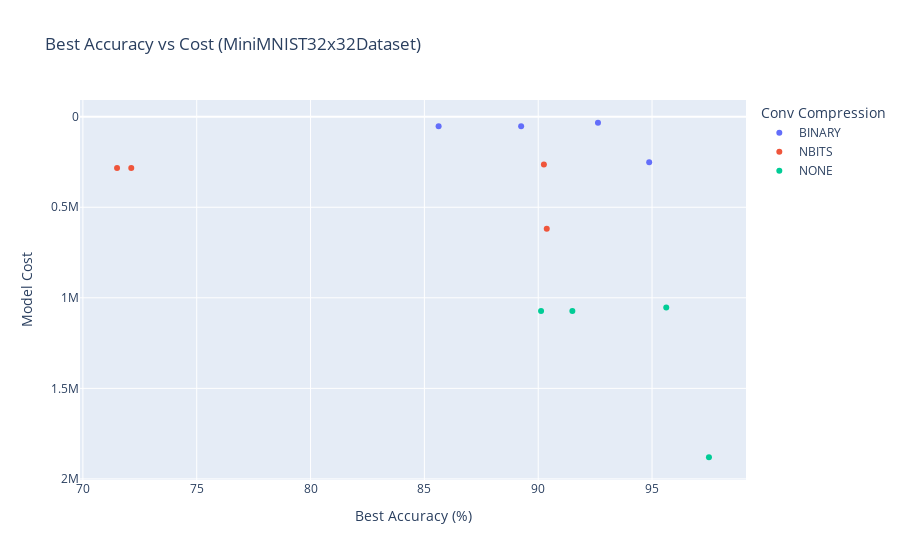

The notebook cell saved with this chart:
### Code cell
import plotly.express as px

fig = px.scatter(
    df,
    x="best",
    y="cost",
    color="conv_compression",
    title="Best Accuracy vs Cost (MiniMNIST32x32Dataset)",
    hover_data=["conv_activation", "conv_compression"],
    labels={
        "cost": "Model Cost",
        "best": "Best Accuracy (%)",
        "conv_activation": "Conv Activation",
        "conv_compression": "Conv Compression"
    }
)
fig.update_yaxes(autorange="reversed")
fig.show()

### Figure 1 — Plotly figure (JSON) as saved in the notebook; plotly's stock layout.template omitted (floating-point values rounded to 4 significant figures)
{"data": [{"customdata": [["NONE", "BINARY"], ["BINARIZE", "BINARY"], ["BINARIZE_RESTE", "BINARY"], ["RELU", "BINARY"]], "hovertemplate": "Conv Compression=%{customdata[1]}<br>Best Accuracy (%)=%{x}<br>Model Cost=%{y}<br>Conv Activation=%{customdata[0]}<extra></extra>", "legendgroup": "BINARY", "marker": {"color": "#636efa", "symbol": "circle"}, "mode": "markers", "name": "BINARY", "orientation": "v", "showlegend": true, "type": "scatter", "x": [92.62, 89.25, 85.62, 94.88], "xaxis": "x", "y": [33350.0, 53150.0, 53150.0, 251000.0], "yaxis": "y"}, {"customdata": [["NONE", "NBITS"], ["BINARIZE", "NBITS"], ["BINARIZE_RESTE", "NBITS"], ["RELU", "NBITS"]], "hovertemplate": "Conv Compression=%{customdata[1]}<br>Best Accuracy (%)=%{x}<br>Model Cost=%{y}<br>Conv Activation=%{customdata[0]}<extra></extra>", "legendgroup": "NBITS", "marker": {"color": "#EF553B", "symbol": "circle"}, "mode": "markers", "name": "NBITS", "orientation": "v", "showlegend": true, "type": "scatter", "x": [90.25, 72.12, 71.5, 90.38], "xaxis": "x", "y": [263700.0, 283500.0, 283500.0, 618900.0], "yaxis": "y"}, {"customdata": [["NONE", "NONE"], ["BINARIZE", "NONE"], ["BINARIZE_RESTE", "NONE"], ["RELU", "NONE"]], "hovertemplate": "Conv Compression=%{customdata[1]}<br>Best Accuracy (%)=%{x}<br>Model Cost=%{y}<br>Conv Activation=%{customdata[0]}<extra></extra>", "legendgroup": "NONE", "marker": {"color": "#00cc96", "symbol": "circle"}, "mode": "markers", "name": "NONE", "orientation": "v", "showlegend": true, "type": "scatter", "x": [95.62, 90.12, 91.5, 97.5], "xaxis": "x", "y": [1053000.0, 1073000.0, 1073000.0, 1880000.0], "yaxis": "y"}], "layout": {"legend": {"title": {"text": "Conv Compression"}, "tracegroupgap": 0}, "title": {"text": "Best Accuracy vs Cost (MiniMNIST32x32Dataset)"}, "xaxis": {"anchor": "y", "domain": [0, 1], "title": {"text": "Best Accuracy (%)"}}, "yaxis": {"anchor": "x", "autorange": "reversed", "domain": [0, 1], "title": {"text": "Model Cost"}}}}
